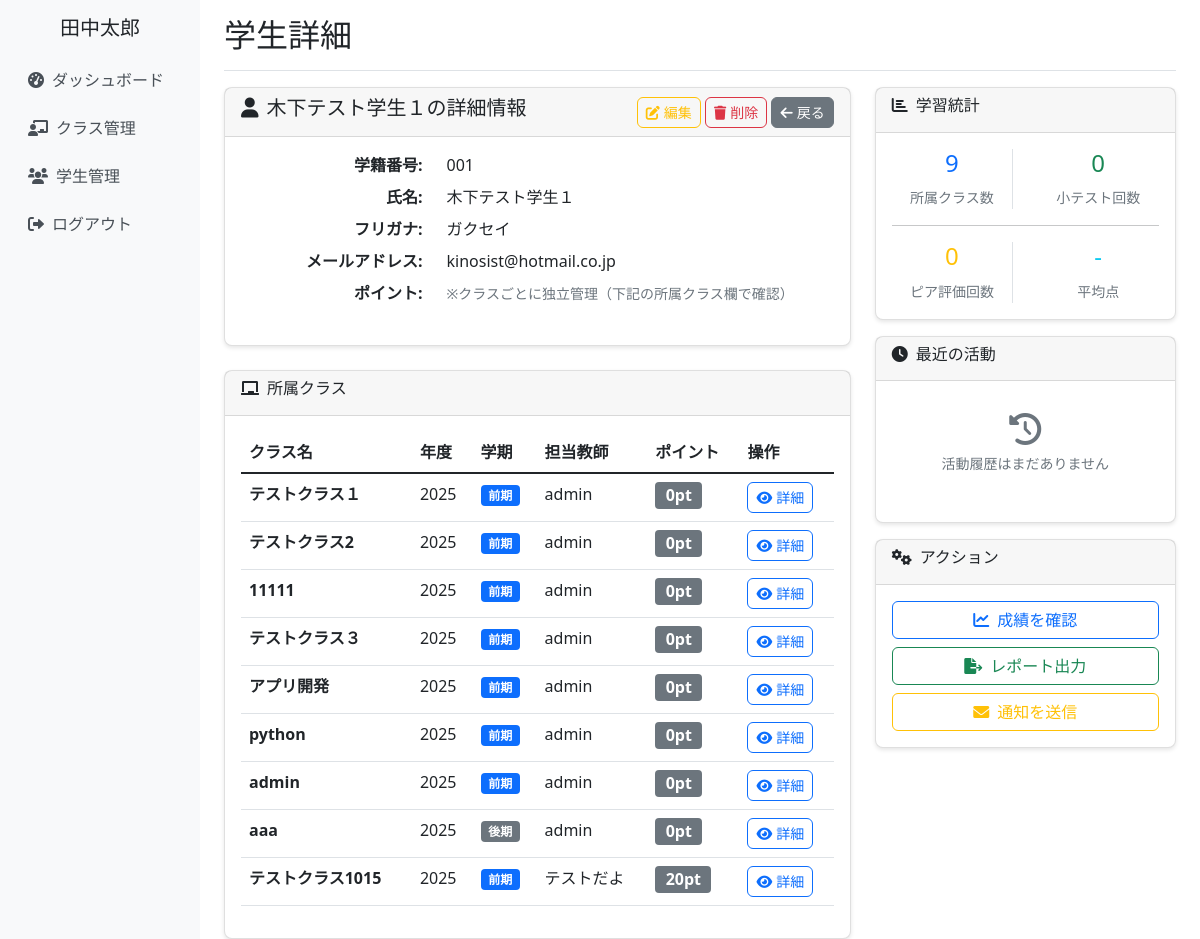
/students/001/ (signed in), run on the app's committed database.
### school_management/models.py (models this page shows, shortened)
class CustomUser(AbstractUser):
    ROLE_CHOICES = [
        ('admin', '管理者'),
        ('teacher', '教員'),
        ('student', '学生'),
    ]
    username = None  # usernameフィールドを無効化
    email = models.EmailField(unique=True, null=True, blank=True)
    full_name = models.CharField(max_length=100, verbose_name='氏名')
    furigana = models.CharField(max_length=100, blank=True, verbose_name='ふりがな')
    points = models.IntegerField(default=0, verbose_name='ポイント')
    role = models.CharField(
        max_length=10,
        choices=ROLE_CHOICES,
        default='student',
        verbose_name='役割'
    )
    student_number = models.CharField(max_length=20, blank=True, verbose_name='学籍番号')
    teacher_id = models.CharField(max_length=20, blank=True, verbose_name='教員ID')
    created_at = models.DateTimeField(auto_now_add=True, verbose_name='登録日時')
    updated_at = models.DateTimeField(auto_now=True, verbose_name='更新日時')
    groups = models.ManyToManyField(
        'auth.Group',
        verbose_name='groups',
        blank=True,
        help_text='The groups this user belongs to.',
        related_name="customuser_set",
        related_query_name="customuser",
    )
    user_permissions = models.ManyToManyField(
        'auth.Permission',
        verbose_name='user permissions',
        blank=True,
        help_text='Specific permissions for this user.',
        related_name="customuser_set",
        related_query_name="customuser",
    )
    USERNAME_FIELD = 'email'
    REQUIRED_FIELDS = ['full_name']
    objects = CustomUserManager()
    class Meta:
        verbose_name = 'ユーザー'
        verbose_name_plural = 'ユーザー'

class ClassRoom(models.Model):
    SEMESTER_CHOICES = [
        ('first', '前期'),
        ('second', '後期'),
    ]
    class_name = models.CharField(max_length=100, verbose_name='クラス名')
    year = models.IntegerField(verbose_name='年度')
    semester = models.CharField(max_length=10, choices=SEMESTER_CHOICES, verbose_name='学期')
    teachers = models.ManyToManyField(Teacher, verbose_name='担当教員', related_name='classrooms')
    students = models.ManyToManyField(Student, blank=True, verbose_name='学生')
    created_at = models.DateTimeField(auto_now_add=True)
    updated_at = models.DateTimeField(auto_now=True)
    class Meta:
        verbose_name = 'クラス'
        verbose_name_plural = 'クラス'

### school_management/views.py (the view, shortened to what this page needs)
# urls.py: path('students/<str:student_number>/', views.student_detail_view, name='student_detail'),
@login_required
def student_detail_view(request, student_number):
    student = get_object_or_404(CustomUser, student_number=student_number, role='student')
    classes = student.classroom_set.filter(teachers=request.user)
    if not classes.exists():
        classes = student.classroom_set.all()
    class_data = []
    for classroom in classes:
        try:
            class_points_obj = StudentClassPoints.objects.get(student=student, classroom=classroom)
            class_points = class_points_obj.points
        except StudentClassPoints.DoesNotExist:
            class_points = 0
        class_data.append({
            'classroom': classroom,
            'points': class_points
        })
    context = {
        'student': student,
        'classes': classes,
        'class_data': class_data,
    }
    return render(request, 'school_management/student_detail.html', context)

### school_management/templates/school_management/student_detail.html (shortened to what this page needs)
{% extends 'school_management/base.html' %}
{% load static %}
{% block page_title %}学生詳細{% endblock %}
{% block content %}
<div class="row">
    <div class="col-md-8">
        <div class="card">
            <div class="card-header">
                <div class="d-flex justify-content-between align-items-center">
                    <h5><i class="fas fa-user me-2"></i>{{ student.full_name }}の詳細情報</h5>
                    <div>
                        <a href="{% url 'school_management:student_edit' student.student_number %}" class="btn btn-outline-warning btn-sm">
                            <i class="fas fa-edit me-1"></i>編集
                        </a>
                        <form method="post" style="display: inline;" onsubmit="return confirm('{{ student.full_name }}さんを削除してもよろしいですか？この操作は取り消せません。関連するすべてのデータも削除されます。');">
                            <button type="submit" class="btn btn-outline-danger btn-sm">
                                <i class="fas fa-trash me-1"></i>削除
                            </button>
                        </form>
                        <a href="{% url 'school_management:student_list' %}" class="btn btn-secondary btn-sm">
                            <i class="fas fa-arrow-left me-1"></i>戻る
                        </a>
                    </div>
                </div>
            </div>
            <div class="card-body">
                <dl class="row info-list">
                    <dt class="col-sm-4 text-end">学籍番号:</dt>
                    <dd class="col-sm-8">{{ student.student_number }}</dd>
                    <dt class="col-sm-4 text-end">氏名:</dt>
                    <dd class="col-sm-8">{{ student.full_name }}</dd>
                    <dt class="col-sm-4 text-end">フリガナ:</dt>
                    <dd class="col-sm-8">{{ student.furigana|default:"-" }}</dd>
                    <dt class="col-sm-4 text-end">メールアドレス:</dt>
                    <dd class="col-sm-8">{{ student.email|default:"未設定" }}</dd>
                    <dt class="col-sm-4 text-end">ポイント:</dt>
                    <dd class="col-sm-8">
                        <small class="text-muted">※クラスごとに独立管理（下記の所属クラス欄で確認）</small>
                    </dd>
                </dl>
            </div>
        </div>
        <div class="card mt-4">
            <div class="card-header">
                <h6><i class="fas fa-chalkboard me-2"></i>所属クラス</h6>
            </div>
            <div class="card-body">
                {% if classes %}
                    <div class="table-responsive">
                        <table class="table table-hover">
                            <thead>
                                <tr>
                                    <th>クラス名</th>
                                    <th>年度</th>
                                    <th>学期</th>
                                    <th>担当教師</th>
                                    <th>ポイント</th>
                                    <th>操作</th>
                                </tr>
                            </thead>
                            <tbody>
                                {% for data in class_data %}
                                <tr>
                                    <td><strong>{{ data.classroom.class_name }}</strong></td>
                                    <td>{{ data.classroom.year }}</td>
                                    <td>
                                        <span class="badge bg-{% if data.classroom.semester == 'first' %}primary{% else %}secondary{% endif %}">
                                            {{ data.classroom.get_semester_display }}
                                        </span>
                                    </td>
                                    <td>
                                        {% for teacher in data.classroom.teachers.all %}
                                            {{ teacher.full_name }}{% if not forloop.last %}, {% endif %}
                                        {% endfor %}
                                    </td>
                                    <td>
                                        <span class="badge bg-{% if data.points >= 50 %}success{% elif data.points >= 30 %}warning{% else %}secondary{% endif %} fs-6">
                                            {{ data.points }}pt
                                        </span>
                                    </td>
                                    <td>
                                        <a href="{% url 'school_management:class_detail' data.classroom.id %}"
                                           class="btn btn-outline-primary btn-sm">
                                            <i class="fas fa-eye me-1"></i>詳細
                                        </a>
                                    </td>
                                </tr>
                                {% endfor %}
                            </tbody>
                        </table>
                    </div>
                {% else %}
                    <div class="text-center py-4">
                        <i class="fas fa-exclamation-circle fa-2x text-muted mb-3"></i>
                        <p class="text-muted">まだクラスに所属していません。</p>
                    </div>
                {% endif %}
            </div>
        </div>
    </div>
    <div class="col-md-4">
        <div class="card">
            <div class="card-header">
                <h6><i class="fas fa-chart-bar me-2"></i>学習統計</h6>
            </div>
            <div class="card-body">
                <div class="row text-center">
                    <div class="col-6">
                        <div class="border-end">
                            <h4 class="text-primary">{{ classes.count }}</h4>
                            <small class="text-muted">所属クラス数</small>
                        </div>
                    </div>
                    <div class="col-6">
                        <h4 class="text-success">0</h4>
                        <small class="text-muted">小テスト回数</small>
                    </div>
                </div>
                <hr>
                <div class="row text-center">
                    <div class="col-6">
                        <div class="border-end">
                            <h4 class="text-warning">0</h4>
                            <small class="text-muted">ピア評価回数</small>
                        </div>
                    </div>
                    <div class="col-6">
                        <h4 class="text-info">-</h4>
                        <small class="text-muted">平均点</small>
                    </div>
                </div>
            </div>
        </div>
        <div class="card mt-3">
            <div class="card-header">
                <h6><i class="fas fa-clock me-2"></i>最近の活動</h6>
            </div>
            <div class="card-body">
                <div class="text-center py-3">
                    <i class="fas fa-history fa-2x text-muted mb-2"></i>
                    <p class="text-muted small">活動履歴はまだありません</p>
                </div>
            </div>
        </div>
        <div class="card mt-3">
            <div class="card-header">
                <h6><i class="fas fa-cogs me-2"></i>アクション</h6>
            </div>
            <div class="card-body">
                <div class="d-grid gap-2">
                    <button class="btn btn-outline-primary" onclick="alert('成績確認機能は準備中です')">
                        <i class="fas fa-chart-line me-2"></i>成績を確認
                    </button>
                    <button class="btn btn-outline-success" onclick="alert('レポート機能は準備中です')">
                        <i class="fas fa-file-export me-2"></i>レポート出力
                    </button>
                    <button class="btn btn-outline-warning" onclick="alert('通知機能は準備中です')">
                        <i class="fas fa-envelope me-2"></i>通知を送信
                    </button>
                </div>
            </div>
        </div>
    </div>
</div>
{% endblock %}

### school_management/templates/school_management/base.html (shortened to what this page needs)
{% load static %}
<!DOCTYPE html>
<html lang="ja">
<head>
    <link href="https://cdn.jsdelivr.net/npm/bootstrap@5.1.3/dist/css/bootstrap.min.css" rel="stylesheet">
    <link href="https://cdnjs.cloudflare.com/ajax/libs/font-awesome/6.0.0/css/all.min.css" rel="stylesheet">
    <link href="{% static 'school_management/css/base.css' %}" rel="stylesheet">
</head>
<body>
    <div class="container-fluid">
        <div class="row">
            {% if user.is_authenticated %}
            <nav class="col-md-3 col-lg-2 d-md-block d-none sidebar collapse">
                <div class="position-sticky pt-3">
                    <div class="text-center mb-3">
                        <h5>{{ user.full_name }}</h5>
                    </div>
                    <ul class="nav flex-column">
                        <li class="nav-item">
                            <a class="nav-link" href="{% url 'school_management:dashboard' %}">
                                <i class="fas fa-tachometer-alt me-2"></i>ダッシュボード
                            </a>
                        </li>
                        <li class="nav-item">
                            <a class="nav-link" href="{% url 'school_management:class_list' %}">
                                <i class="fas fa-chalkboard-teacher me-2"></i>クラス管理
                            </a>
                        </li>
                        <li class="nav-item">
                            <a class="nav-link" href="{% url 'school_management:student_list' %}">
                                <i class="fas fa-users me-2"></i>学生管理
                            </a>
                        </li>
                        <li class="nav-item">
                            <a class="nav-link" href="{% url 'school_management:logout' %}">
                                <i class="fas fa-sign-out-alt me-2"></i>ログアウト
                            </a>
                        </li>
                    </ul>
                </div>
            </nav>
            <main class="col-md-9 ms-sm-auto col-lg-10 px-md-4 main-content">
                <div class="d-flex justify-content-between flex-wrap flex-md-nowrap align-items-center pt-3 pb-2 mb-3 border-bottom">
                    <h1 class="h2">{% block page_title %}{% endblock %}</h1>
                </div>
                {% block content %}{% endblock %}
            </main>
            {% else %}
            <div class="col-12">
                {% block login_content %}{% endblock %}
            </div>
            {% endif %}
        </div>
    </div>
</body>
</html>

### school_management/static/school_management/css/base.css (style rules this page uses)
.sidebar { min-height: 100vh; background-color: #f8f9fa; }
.main-content { min-height: 100vh; }
.card { box-shadow: 0 2px 4px rgba(0, 0, 0, 0.1); border-radius: 8px; }
.btn { border-radius: 6px; transition: all 0.2s ease-in-out; }
.nav-link { color: #495057; padding: 0.75rem 1rem; border-radius: 6px; transition: all 0.2s ease-in-out; }
@media (min-width: 768px) { .sidebar { position: relative; left: 0; } }

### data on the page
CustomUser: full_name "田中太郎"
CustomUser: full_name "木下テスト学生１", student_number "001", furigana "ガクセイ", email "kinosist@hotmail.co.jp"
ClassRoom: classroom.class_name "テストクラス１", classroom.year "2025", classroom.semester "前期", points "0"
CustomUser: full_name "admin"
ClassRoom: classroom.class_name "テストクラス2", classroom.year "2025", classroom.semester "前期", points "0"
ClassRoom: classroom.class_name "11111", classroom.year "2025", classroom.semester "前期", points "0"
ClassRoom: classroom.class_name "テストクラス３", classroom.year "2025", classroom.semester "前期", points "0"
ClassRoom: classroom.class_name "アプリ開発", classroom.year "2025", classroom.semester "前期", points "0"
ClassRoom: classroom.class_name "python", classroom.year "2025", classroom.semester "前期", points "0"
ClassRoom: classroom.class_name "admin", classroom.year "2025", classroom.semester "前期", points "0"
ClassRoom: classroom.class_name "aaa", classroom.year "2025", classroom.semester "後期", points "0"
ClassRoom: classroom.class_name "テストクラス1015", classroom.year "2025", classroom.semester "前期", points "20"
CustomUser: full_name "テストだよ"

### other printed values
{{ classes.count }} "9"
